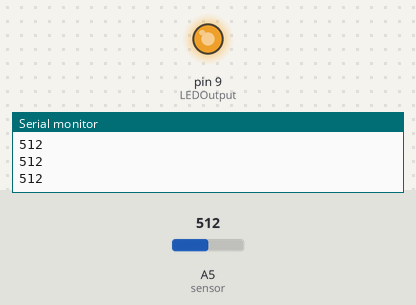
A sketch run on a simulated Arduino Uno, built with avr-gcc and run on an emulated ATmega328P. Shown: output pins drawn as LEDs (lit = HIGH), the last lines printed to the serial monitor. Inputs (shaded band) come from the test bench; at power-on: A5 (sensor) = 512.

Above: at 1.2 s.
1.3 s: A5 (sensor) set to 716
At 2.2 s:
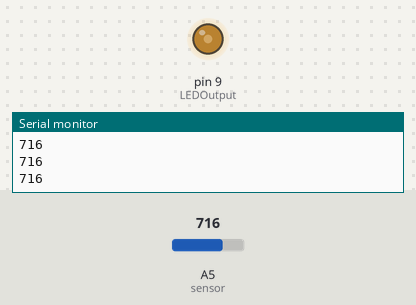
2.8 s: A5 (sensor) set to 900
At 3.5 s:
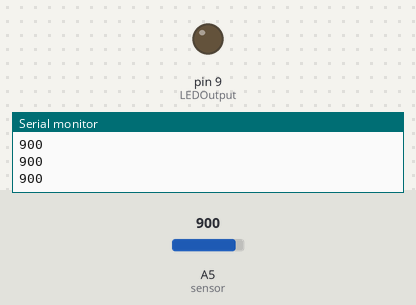
4.3 s: A5 (sensor) set to 885
At 5.5 s:
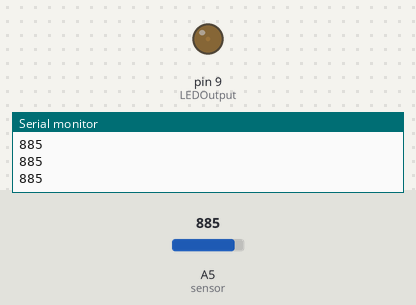
5.8 s: A5 (sensor) set to 1023
At 7.0 s:
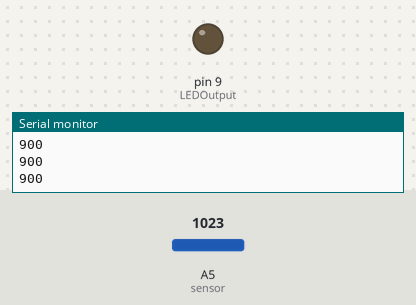
Timing chart, 0 to 8.3 s (numbered marks = the images above; inputs shaded):
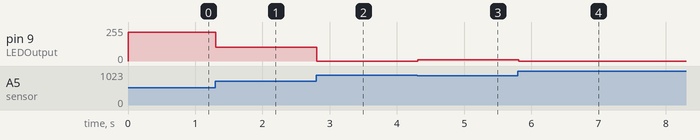

The sketch:

assignment1_a.ino
```cpp
//define the necessary variables
int sensor=A5;
int sensorValue=0;
int LEDOutput = 9;
int LOWER_BOUND = 440, UPPER_BOUND = 900;
int LEDMax = 255, LEDMin = 0;
void setup() {
  // put your setup code here, to run once:

Serial.begin(9600);
pinMode(LEDOutput,OUTPUT);
}

void loop() {
  // put your main code here, to run repeatedly:

sensorValue=analogRead(sensor);
if(sensorValue<LOWER_BOUND) sensorValue=LOWER_BOUND;
if(sensorValue>UPPER_BOUND) sensorValue=UPPER_BOUND;
Serial.println(sensorValue);
int output=map(sensorValue,LOWER_BOUND,UPPER_BOUND,LEDMax,LEDMin);
analogWrite(LEDOutput,output);
}
```

Measured:
- after the input at 1.3 s, pin 9 (LEDOutput): 216/255 → 102/255 at once
- after the input at 2.8 s, pin 9 (LEDOutput): 102/255 → 0/255 at once
- after the input at 4.3 s, pin 9 (LEDOutput): 0/255 → 9/255 at once
- after the input at 5.8 s, pin 9 (LEDOutput): 9/255 → 0/255 at once
